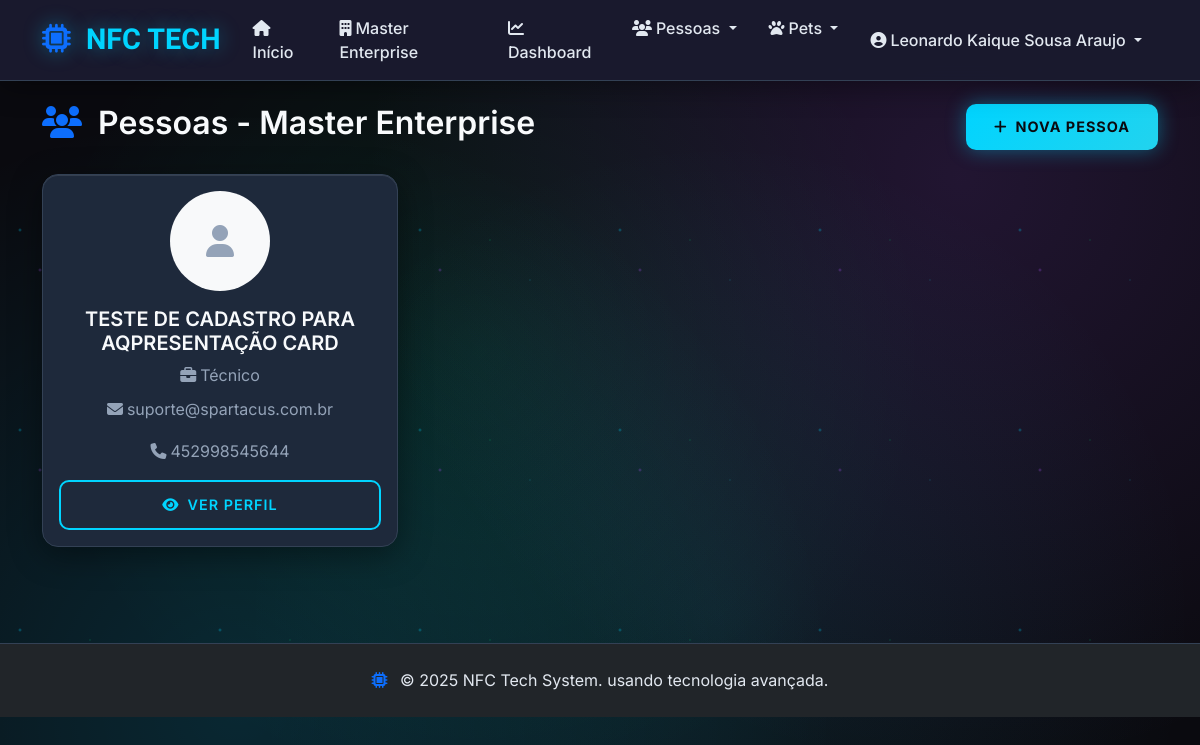
Screenshot of /master-enterprise/pessoas/ (signed in) with the database file from the repository.
### nfc_cards/models.py (models this page shows, shortened)
class Empresa(models.Model):
    nome = models.CharField(max_length=100, verbose_name="Nome da Empresa")
    slug = models.SlugField(max_length=100, unique=True, verbose_name="Slug")
    descricao = models.TextField(blank=True, verbose_name="Descrição")
    logo = models.ImageField(upload_to='empresas/logos/', blank=True, null=True, verbose_name="Logo")
    cor_primaria = models.CharField(max_length=7, default="#007bff", verbose_name="Cor Primária", help_text="Formato: #RRGGBB")
    cor_secundaria = models.CharField(max_length=7, default="#6c757d", verbose_name="Cor Secundária", help_text="Formato: #RRGGBB")
    email = models.EmailField(blank=True, verbose_name="E-mail")
    telefone = models.CharField(max_length=20, blank=True, verbose_name="Telefone")
    website = models.URLField(blank=True, verbose_name="Website")
    endereco = models.TextField(blank=True, verbose_name="Endereço")
    criado_em = models.DateTimeField(auto_now_add=True)
    atualizado_em = models.DateTimeField(auto_now=True)
    ativo = models.BooleanField(default=True)
    class Meta:
        verbose_name = "Empresa"
        verbose_name_plural = "Empresas"
        ordering = ['nome']

class Person(models.Model):
    empresa = models.ForeignKey(Empresa, on_delete=models.CASCADE, related_name='pessoas', verbose_name="Empresa")
    slug = models.SlugField(max_length=100, verbose_name="Slug")
    nome = models.CharField(max_length=100, verbose_name="Nome Completo")
    email = models.EmailField(verbose_name="E-mail")
    telefone = models.CharField(max_length=20, verbose_name="Telefone")
    whatsapp = models.CharField(max_length=20, blank=True, verbose_name="WhatsApp")
    cargo = models.CharField(max_length=100, blank=True, verbose_name="Cargo")
    apresentacao = models.TextField(verbose_name="Apresentação", help_text="Breve apresentação pessoal")
    foto = models.ImageField(upload_to='pessoas/', blank=True, null=True, verbose_name="Foto de Perfil")
    linkedin = models.URLField(blank=True, verbose_name="LinkedIn")
    instagram = models.URLField(blank=True, verbose_name="Instagram")
    facebook = models.URLField(blank=True, verbose_name="Facebook")
    website = models.URLField(blank=True, verbose_name="Website")
    linktree_url = models.URLField(blank=True, verbose_name="Linktree")
    criado_em = models.DateTimeField(auto_now_add=True)
    atualizado_em = models.DateTimeField(auto_now=True)
    ativo = models.BooleanField(default=True)
    class Meta:
        verbose_name = "Pessoa"
        verbose_name_plural = "Pessoas"
        ordering = ['nome']
        unique_together = ['empresa', 'slug']

### nfc_cards/views.py (the view)
# urls.py: path('<slug:empresa_slug>/pessoas/', views.PersonListView.as_view(), name='person_list'),
class PersonListView(EmpresaAccessMixin, ListView):
    model = Person
    template_name = 'nfc_cards/person_list.html'
    context_object_name = 'pessoas'
    paginate_by = 12
    def get_queryset(self):
        empresa_slug = self.kwargs.get('empresa_slug')
        empresa = get_object_or_404(Empresa, slug=empresa_slug, ativo=True)
        return Person.objects.filter(empresa=empresa, ativo=True).order_by('nome')
    def get_context_data(self, **kwargs):
        context = super().get_context_data(**kwargs)
        empresa_slug = self.kwargs.get('empresa_slug')
        context['empresa'] = get_object_or_404(Empresa, slug=empresa_slug, ativo=True)
        return context

### nfc_cards/views.py (called while the page is built)
    def dispatch(self, request, *args, **kwargs):
        if not request.user.is_authenticated:
            return self.handle_no_permission()
        empresa_slug = kwargs.get('empresa_slug')
        if empresa_slug:
            try:
                if (not request.user.profile.empresa or
                    request.user.profile.empresa.slug != empresa_slug):
                    messages.error(request, 'Você não tem acesso a esta empresa.')
                    return redirect('minha_empresa')
            except (UserProfile.DoesNotExist, AttributeError):
                messages.error(request, 'Você precisa criar uma empresa primeiro.')
                return redirect('create_empresa')
        return super().dispatch(request, *args, **kwargs)

### nfc_cards/templates/nfc_cards/person_list.html (shortened to what this page needs)
{% extends 'nfc_cards/base.html' %}
{% block content %}
<div class="container py-4">
    <div class="row">
        <div class="col-12">
            <div class="d-flex justify-content-between align-items-center mb-4">
                <h2>
                    <i class="fas fa-users text-primary me-2"></i>
                    Pessoas - {{ empresa.nome }}
                </h2>
                <a href="{% url 'person_create' empresa_slug=empresa.slug %}" class="btn btn-primary">
                    <i class="fas fa-plus me-2"></i>Nova Pessoa
                </a>
            </div>
        </div>
    </div>
    {% if pessoas %}
        <div class="row">
            {% for person in pessoas %}
            <div class="col-lg-4 col-md-6 mb-4">
                <div class="card person-card h-100">
                    <div class="card-body text-center">
                        {% if person.foto %}
                            <img src="{{ person.foto.url }}" alt="{{ person.nome }}" class="rounded-circle mb-3" style="width: 100px; height: 100px; object-fit: cover;">
                        {% else %}
                            <div class="bg-light rounded-circle d-flex align-items-center justify-content-center mb-3 mx-auto" style="width: 100px; height: 100px;">
                                <i class="fas fa-user fa-2x text-muted"></i>
                            </div>
                        {% endif %}
                        <h5 class="card-title">{{ person.nome }}</h5>
                        {% if person.cargo %}
                        <p class="text-muted mb-2">
                            <i class="fas fa-briefcase me-1"></i>{{ person.cargo }}
                        </p>
                        {% endif %}
                        <p class="text-muted mb-3">
                            <i class="fas fa-envelope me-1"></i>{{ person.email }}
                        </p>
                        {% if person.telefone %}
                        <p class="text-muted mb-3">
                            <i class="fas fa-phone me-1"></i>{{ person.telefone }}
                        </p>
                        {% endif %}
                        <div class="d-grid gap-2">
                            <a href="{% url 'person_detail' empresa_slug=empresa.slug person_slug=person.slug %}" class="btn btn-outline-primary">
                                <i class="fas fa-eye me-2"></i>Ver Perfil
                            </a>
                        </div>
                    </div>
                </div>
            </div>
            {% endfor %}
        </div>
    {% endif %}
</div>
{% endblock %}

### nfc_cards/templates/nfc_cards/base.html (shortened to what this page needs)
<!DOCTYPE html>
<html lang="pt-br">
<head>
    <link href="https://cdn.jsdelivr.net/npm/bootstrap@5.3.0/dist/css/bootstrap.min.css" rel="stylesheet">
    <link rel="stylesheet" href="https://cdnjs.cloudflare.com/ajax/libs/font-awesome/6.4.0/css/all.min.css">
</head>
<body>
    <nav class="navbar navbar-expand-lg fixed-top">
        <div class="container">
            <a class="navbar-brand fw-bold glow-text" href="{% url 'home' %}">
                <i class="fas fa-microchip text-primary me-2"></i>
                NFC TECH
            </a>
            <div class="collapse navbar-collapse" id="navbarNav">
                <ul class="navbar-nav me-auto">
                    <li class="nav-item">
                        <a class="nav-link" href="{% url 'home' %}">
                            <i class="fas fa-home me-1"></i>Início
                        </a>
                    </li>
                    {% if empresa %}
                    <li class="nav-item">
                        <a class="nav-link" href="{% url 'empresa_home' empresa_slug=empresa.slug %}">
                            <i class="fas fa-building me-1"></i>{{ empresa.nome }}
                        </a>
                    </li>
                    <li class="nav-item">
                        <a class="nav-link" href="{% url 'dashboard' %}">
                            <i class="fas fa-chart-line me-1"></i>Dashboard
                        </a>
                    </li>
                    <li class="nav-item dropdown">
                        <a class="nav-link dropdown-toggle" href="#" role="button" data-bs-toggle="dropdown">
                            <i class="fas fa-users me-1"></i>Pessoas
                        </a>
                    </li>
                    <li class="nav-item dropdown">
                        <a class="nav-link dropdown-toggle" href="#" role="button" data-bs-toggle="dropdown">
                            <i class="fas fa-paw me-1"></i>Pets
                        </a>
                    </li>
                    {% endif %}
                </ul>
                <ul class="navbar-nav">
                    {% if user.is_authenticated %}
                    <li class="nav-item dropdown">
                        <a class="nav-link dropdown-toggle" href="#" role="button" data-bs-toggle="dropdown">
                            <i class="fas fa-user-circle me-1"></i>{{ user.get_full_name|default:user.username }}
                        </a>
                    </li>
                    {% endif %}
                </ul>
            </div>
        </div>
    </nav>
    <main style="margin-top: 80px;">
        {% block content %}
        {% endblock %}
    </main>
    <footer class="bg-dark text-center py-4 mt-5">
        <div class="container">
            <p class="mb-0">
                <i class="fas fa-microchip me-2 text-primary"></i>
                &copy; 2025 NFC Tech System.
                usando tecnologia avançada.
            </p>
        </div>
    </footer>
</body>
</html>

### nfc_cards/templates/nfc_cards/base.html (style rules this page uses)
:root { --primary-color: #00d4ff; --secondary-color: #0099cc; --accent-color: #8b5cf6; --success-color: #00ff88; --warning-color: #ffd700; --danger-color: #ff3366; --purple-neon: #a855f7; --cyan-bright: #22d3ee; --dark-bg: #0a0a0f; --dark-surface: #1a1a2e; --dark-card: #1e293b; --dark-border: #334155; --text-primary: #f8fafc; --text-secondary: #e2e8f0; --text-muted: #94a3b8; --neon-glow: 0 0 20px rgba(0, 212, 255, 0.4); --neon-glow-hover: 0 0 30px rgba(0, 212, 255, 0.7); --purple-glow: 0 0 20px rgba(168, 85, 247, 0.4); --purple-glow-hover: 0 0 30px rgba(168, 85, 247, 0.7); }
* { box-sizing: border-box; }
body { font-family: 'Inter', -apple-system, BlinkMacSystemFont, sans-serif; background: var(--dark-bg); background-image: radial-gradient(circle at 20% 80%, rgba(0, 212, 255, 0.15) 0%, transparent 50%), radial-gradient(circle at 80% 20%, rgba(168, 85, 247, 0.15) 0%, transparent 50%), radial-gradient(circle at 40% 40%, rgba(0, 255, 136, 0.08) 0%, transparent 50%), radial-gradient(circle at 60% 70%, rgba(34, 211, 238, 0.1) 0%, transparent 50%); min-height: 100vh; color: var(--text-primary); overflow-x: hidden; }
body::before { content: ''; position: fixed; top: 0; left: 0; width: 100%; height: 100%; background-image: radial-gradient(2px 2px at 20px 30px, rgba(0, 212, 255, 0.4), transparent), radial-gradient(2px 2px at 40px 70px, rgba(168, 85, 247, 0.4), transparent), radial-gradient(1px 1px at 90px 40px, rgba(0, 255, 136, 0.3), transparent), radial-gradient(1px 1px at 130px 80px, rgba(34, 211, 238, 0.3), transparent); background-repeat: repeat; background-size: 200px 200px; animation: particleMove 25s linear infinite; pointer-events: none; z-index: -1; }
.navbar { background: rgba(26, 26, 46, 0.98) !important; backdrop-filter: blur(25px); border-bottom: 1px solid var(--dark-border); box-shadow: 0 4px 30px rgba(0, 0, 0, 0.4); transition: all 0.3s ease; }
.navbar-brand { font-family: 'Orbitron', monospace; font-size: 1.8rem; font-weight: 700; color: var(--primary-color) !important; text-shadow: var(--neon-glow); transition: all 0.3s ease; }
.nav-link { font-weight: 500; color: var(--text-secondary) !important; transition: all 0.3s ease; position: relative; padding: 0.5rem 1rem !important; }
.nav-link::before { content: ''; position: absolute; bottom: 0; left: 50%; width: 0; height: 2px; background: linear-gradient(90deg, var(--primary-color), var(--accent-color)); transition: all 0.3s ease; transform: translateX(-50%); }
.btn { border-radius: 10px; font-weight: 600; padding: 12px 28px; transition: all 0.3s ease; position: relative; overflow: hidden; text-transform: uppercase; letter-spacing: 1px; font-size: 0.9rem; border: none; }
.btn::before { content: ''; position: absolute; top: 0; left: -100%; width: 100%; height: 100%; background: linear-gradient(90deg, transparent, rgba(255, 255, 255, 0.3), transparent); transition: all 0.5s ease; }
.btn-primary { background: linear-gradient(135deg, var(--primary-color), var(--cyan-bright)); color: var(--dark-bg); box-shadow: var(--neon-glow); font-weight: 700; }
.btn-outline-primary { border: 2px solid var(--primary-color); color: var(--primary-color); background: transparent; font-weight: 600; }
.card { border: 1px solid var(--dark-border); border-radius: 16px; background: var(--dark-card); backdrop-filter: blur(25px); box-shadow: 0 8px 32px rgba(0, 0, 0, 0.4), inset 0 1px 0 rgba(255, 255, 255, 0.1); transition: all 0.3s ease; position: relative; overflow: hidden; }
.card::before { content: ''; position: absolute; top: 0; left: 0; right: 0; height: 1px; background: linear-gradient(90deg, transparent, var(--primary-color), transparent); opacity: 0; transition: opacity 0.3s ease; }
.card-body { color: var(--text-secondary); }
.card-title { color: var(--text-primary); font-weight: 600; }
h1, h2, h3, h4, h5, h6 { color: var(--text-primary); font-weight: 600; }
p { color: var(--text-secondary); line-height: 1.6; }
.text-muted { color: var(--text-muted) !important; }
a { color: var(--primary-color); text-decoration: none; transition: all 0.3s ease; }
footer { background: var(--dark-surface) !important; border-top: 1px solid var(--dark-border); color: var(--text-secondary) !important; }
.card { animation: fadeInUp 0.6s ease-out; }
.glow-text { animation: glow 2s ease-in-out infinite alternate; }

### rows the page displays
Empresa: nome "Master Enterprise"
Person: nome "TESTE DE CADASTRO PARA AQPRESENTAÇÃO CARD", cargo "Técnico", email "suporte@spartacus.com.br", telefone "452998545644"

### other values shown
{{ user.get_full_name|default:user.username }} "Leonardo Kaique Sousa Araujo"
